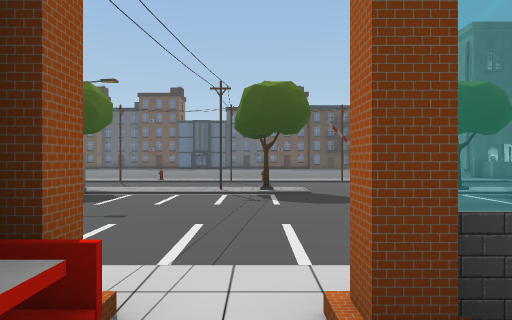
View 1 (above)

24 first-person views from a walk through a Unity game level. The camera is 1.4 m above the floor, looks level and sees 70° across. Doors are open. The floor is counted in squares, 2 m on a side. Each view is taken from the middle of a square. On the plan, view 1 faces up. The plan holds only what a view shows up to about 11 squares ahead; the rest is blank. The place goes on beyond the plan. The player character is not drawn. Some surface patterns are stand-ins.

View 2
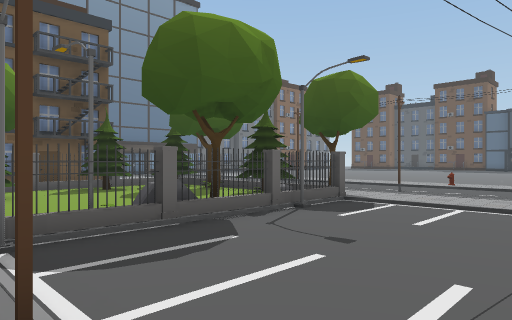

View 3
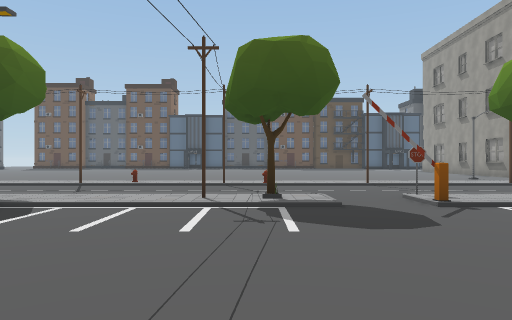

View 4
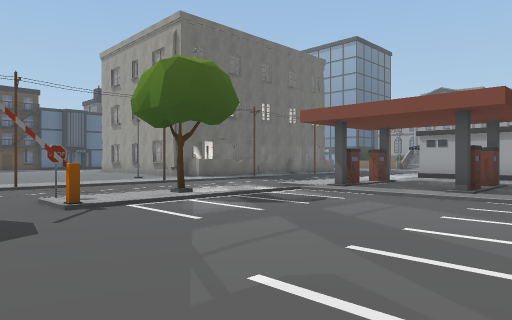

View 5
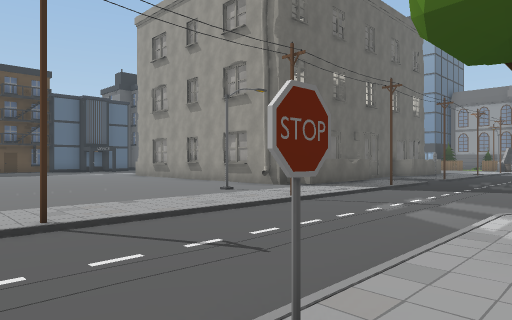

View 6
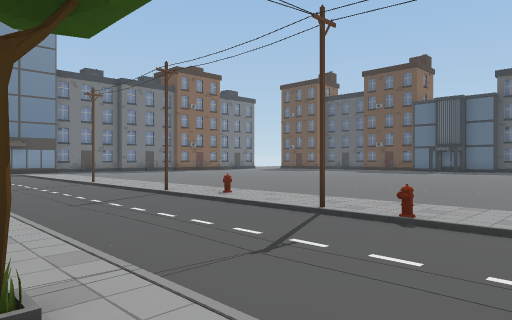

View 7
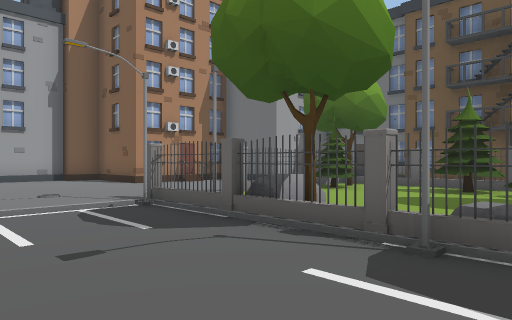

View 8
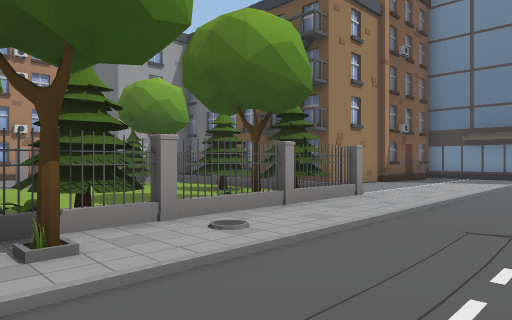

View 9
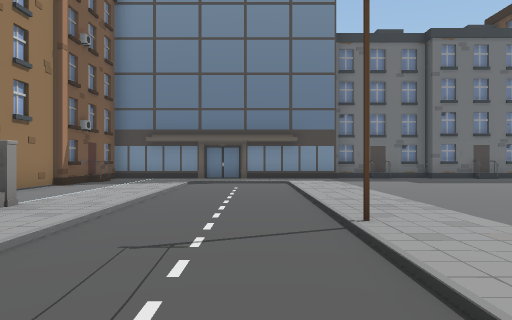

View 10
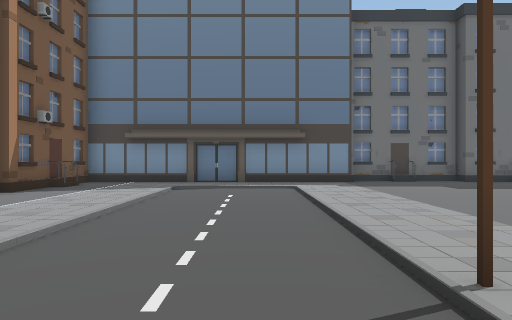

View 11
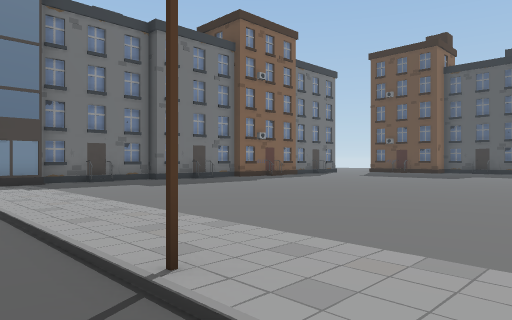

View 12
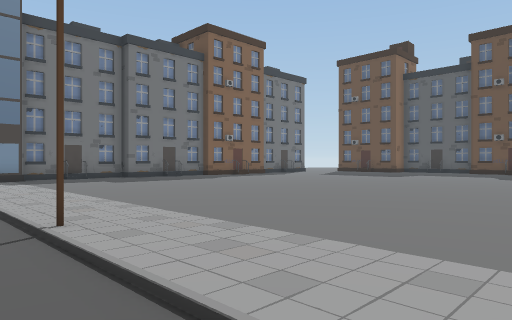

View 13
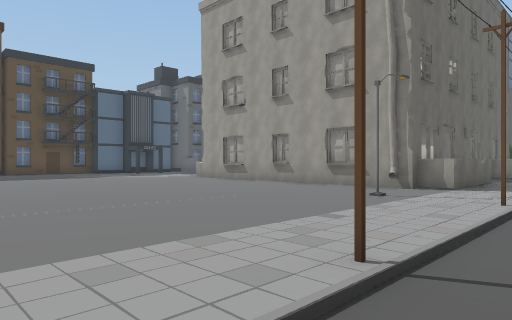

View 14
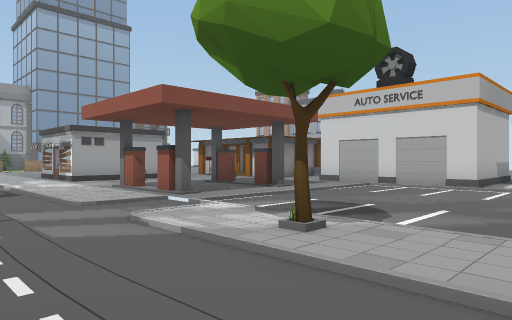

View 15
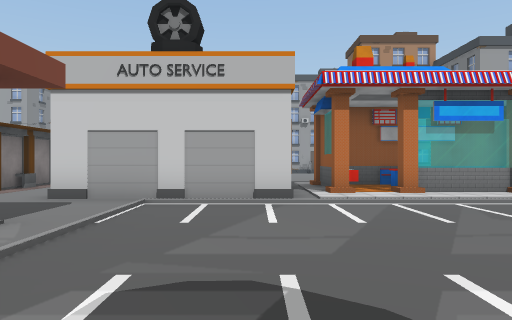

View 16
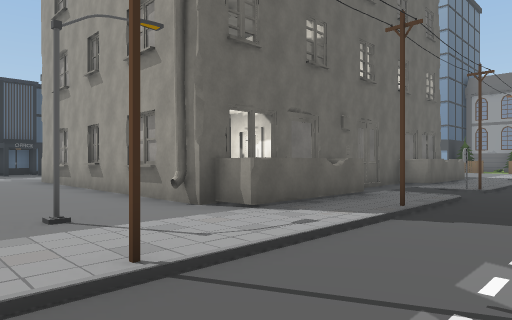

View 17
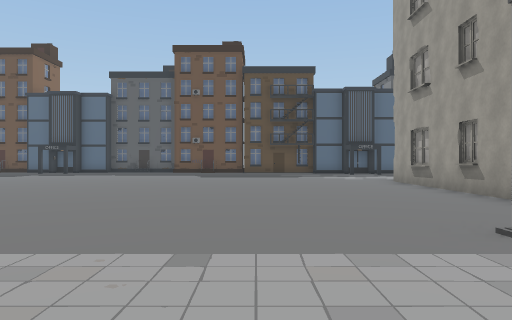

View 18
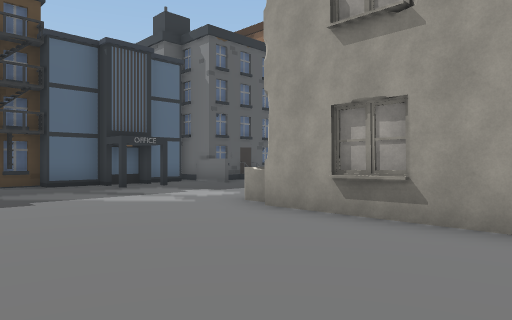

View 19
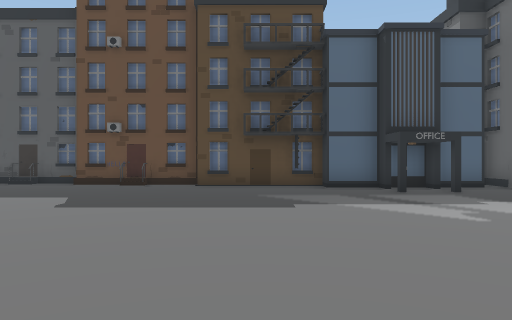

View 20
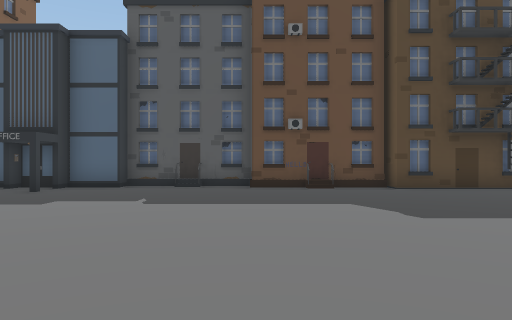

View 21
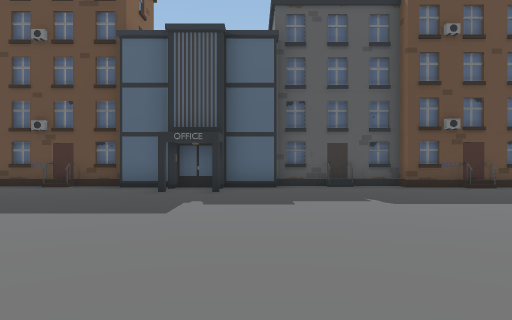

View 22
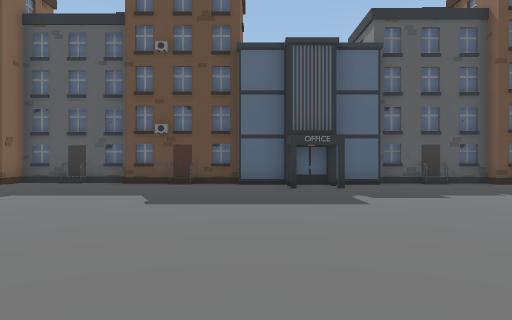

View 23
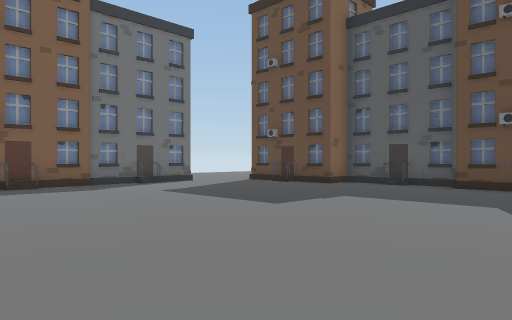

View 24
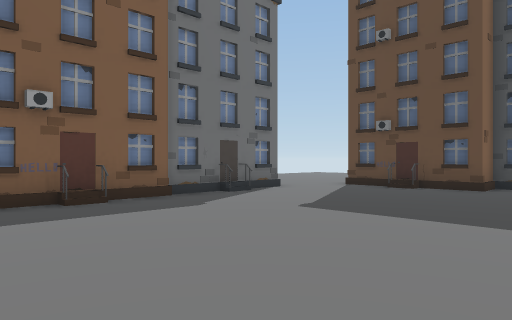

### Floor plan
Key: @ floor where view 1 was taken; # wall or solid block; . main floor; - floor 0.25 m lower than the main floor; / step, stairs or slope; = window, fence, low wall or low ledge; T tree; F fence; P plant; R rock; H hydrant; S sign; B building; I pillar; O other object.
Columns run from 18 left of view 1 to 15 right of it. Each row starts with its distance up from view 1.
 32     ######
 31   ###.O..##O####O######
 30 ...O.........##......O.O########
 29 .............##............##.#O
 28 O..........................##.
 27 #O.............................
 26 #..............................
 25 #.............................
 24 #............................
 23 #O..........................B
 22 #.............. ...........#
 21 O   ........   ............B
 20 #  ..........  ............#
 19 #............ .............B   B
 18 ...........................#  BB
 17 #..........................B BBB
 16 O..........................# B B B
 15 O........................#..BBB./.
 14 #.............O.................-.
 13 #.///////#///#////H//#///#///#//-O
 12 #./-------------------------------
 11 #./-------------------------------
 10 O.///////////O////O/-S/O//-///////
  9 #...........OT...#T.-..T..-.......
  8 #.......TTTOTPF---O----O--/#.#...O
  7 ##O#### T....RF-----------/......O
  6       # TT....T-----------/....
  5       # F....RF-----------/#.#.
  4       O F.....O-----------/...
  3       # FTT.. F-----------/..
  2       O   FFF F.#.......####..
  1            ......#.==##.#    .O
  0            ......#@  =#.#    OI
 -1           O..... ###=##.#     #
 -2            ##...
 -3             #...
 -4               ..
 -5               ##

Where each view was taken, in squares from view 1:
view 1: 0 up, 0 right, facing up
view 2: 2 up, 0 right, facing up-left
view 3: 3 up, 0 right, facing up
view 4: 3 up, 1 right, facing up-right
view 5: 9 up, 2 right, facing up-right
view 6: 9 up, 2 right, facing up-left
view 7: 8 up, 1 left, facing down-left
view 8: 12 up, 4 left, facing down-left
view 9: 12 up, 5 left, facing left
view 10: 12 up, 7 left, facing left
view 11: 12 up, 7 left, facing up-left
view 12: 12 up, 5 left, facing up-left
view 13: 12 up, 1 right, facing up-right
view 14: 12 up, 3 right, facing down-right
view 15: 9 up, 6 right, facing down
view 16: 11 up, 6 right, facing up-right
view 17: 12 up, 5 right, facing up
view 18: 19 up, 5 right, facing up-right
view 19: 20 up, 6 right, facing up
view 20: 21 up, 1 right, facing up
view 21: 21 up, 3 left, facing up
view 22: 20 up, 6 left, facing up
view 23: 21 up, 7 left, facing up-left
view 24: 21 up, 11 left, facing up-left
